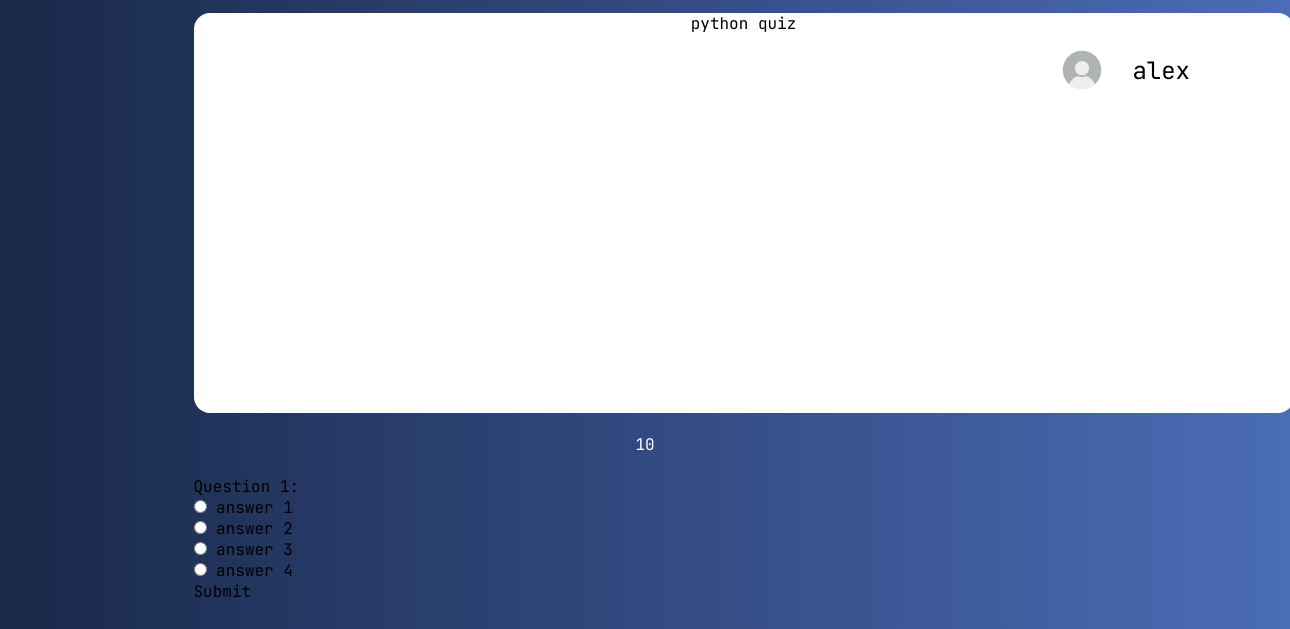
The page /quiz/1/question/1/ (signed in) on the database as committed earlier.
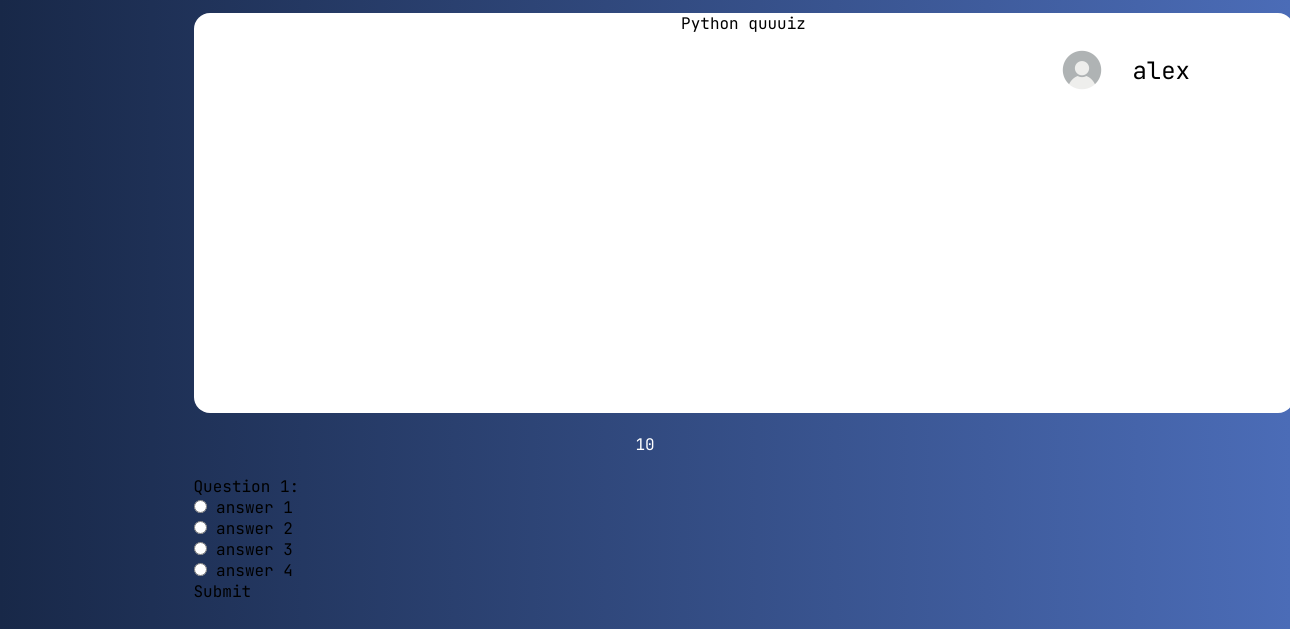
The same page on the database as committed later.
### quiz_app/models.py (models this page shows, shortened)
class Quiz(models.Model):
    DIFFICULTY_CHOICES = (
        ('Easy', 'Easy'),
        ('Moderately Easy', 'Moderately Easy'),
        ('Intermediate', 'Intermediate'),
        ('Moderately Hard', 'Moderately Hard'),
        ('Hard', 'Hard'),
    )
    id = models.AutoField(primary_key=True)
    title = models.CharField(max_length=100)
    description = models.TextField(default='description')
    author = models.ForeignKey(User, on_delete=models.CASCADE, default=1)
    difficulty = models.CharField(max_length=20, choices=DIFFICULTY_CHOICES, default='Easy')
    created_at = models.DateTimeField(default=date.today, editable=False)
    tags = models.ManyToManyField(Tag)
    is_public = models.BooleanField(default=True)
    class Meta:
        verbose_name_plural = "Quizzes"

### quiz_app/views.py (the view)
# urls.py: path('quiz/<int:quiz_id>/question/<int:question_id>/', quiz, name='quiz'),
def quiz(request, quiz_id, question_id):
    quiz = get_object_or_404(Quiz, pk=quiz_id)
    questions = quiz.question_set.all()
    total_questions = questions.count()
    current_question = get_object_or_404(Question, id=question_id, quiz=quiz)
    next_question = list(questions.values_list('id', flat=True))
    try:
        next_question_index = next_question.index(current_question.id) + 1
        next_question_id = next_question[next_question_index]
    except IndexError:
        next_question_id = None
    if request.method == "POST":
        form = QuizForm(request.POST, questions=[current_question])
        if form.is_valid():
            if 'quiz_answers' not in request.session:
                request.session['quiz_answers'] = {}
            selected_answer_id = form.cleaned_data[f'question_{current_question.id}']
            request.session['quiz_answers'][str(current_question.id)] = selected_answer_id
            if next_question_id is None:
                return redirect('quiz_result', quiz_id=quiz_id)
            else:
                return redirect('quiz', quiz_id=quiz_id, question_id=next_question_id)
        else:
            print(form.errors)
    else:
        form = QuizForm(questions=[current_question])
    context = {'quiz': quiz, 'form': form, 'question_id': question_id, 'total_questions': total_questions}
    return render(request, 'quiz_app/quiz/quiz.html', context)

### quiz_app/forms.py
class QuizForm(forms.Form):
    def __init__(self, *args, **kwargs):
        questions = kwargs.pop('questions', [])
        super(QuizForm, self).__init__(*args, **kwargs)
        for question in questions:
            choices = [(answer.id, answer.content) for answer in question.answer_set.all()]
            self.fields[f'question_{question.id}'] = forms.ChoiceField(choices=choices, widget=forms.RadioSelect, required=True)

### quiz_app/templates/quiz_app/quiz/quiz.html (shortened to what this page needs)
{% extends 'quiz_app/quiz/quiz_base.html' %}
{% load static %}
{% block styles %}
    <link rel="stylesheet" href="{% static 'quiz_app/css/question.css' %}">
{% endblock %}
{% block content %}
<div class="question">
    <h2 class="question-quiz">{{quiz.title}}</h2>
</div>
<br><p class="stopwatch" id="stopwatch">10</p><br>
<form method="post">
    {{ form.as_p }}
    <button type="submit">{% if forloop.counter < total_questions %}Next{% else %}Submit{% endif %}</button>
</form>
{% endblock %}

Rows that differ between the two databases and show on the page:
changed Quiz: title "python quiz" → "Python quuuiz"
